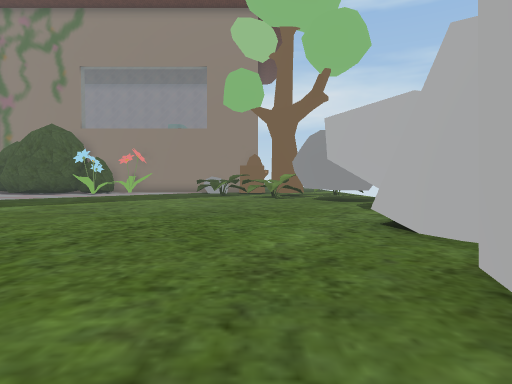
View 1 (above)

19 first-person views from a walk through a Unity game level. The camera is 1.5 m above the floor, tilts 2° down and sees 75° across. The floor is counted in squares, 2 m on a side. Each view is taken from the middle of a square. On the plan, view 1 faces up. The plan holds only what a view shows up to about 11 squares ahead; the rest is blank. The place goes on beyond the plan. The player character is not drawn. Some surface patterns are stand-ins.

View 2
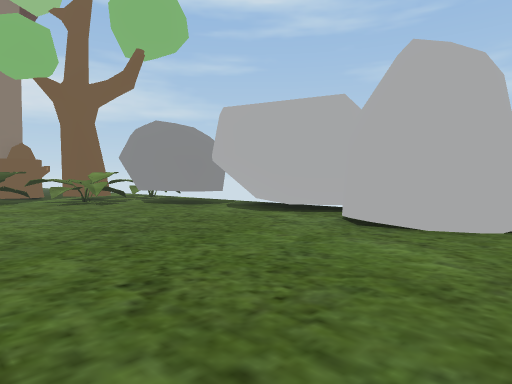

View 3
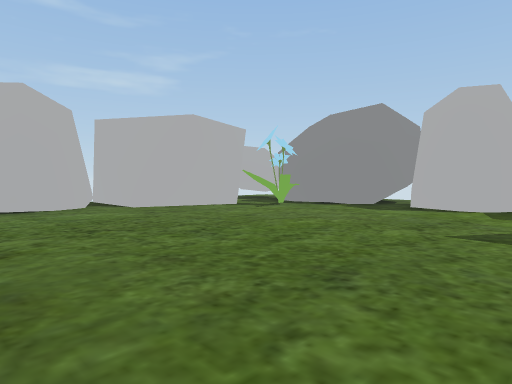

View 4
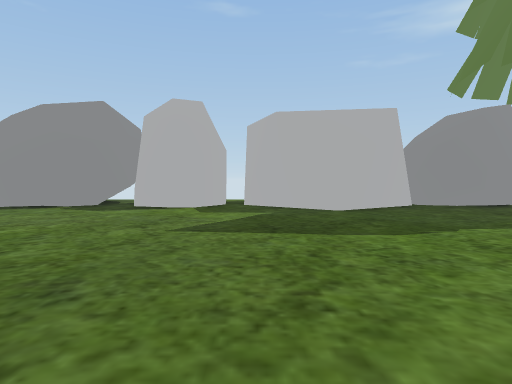

View 5
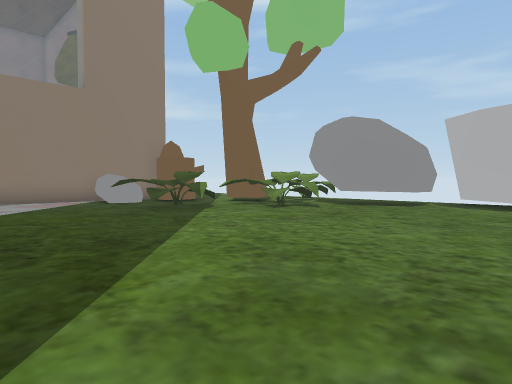

View 6
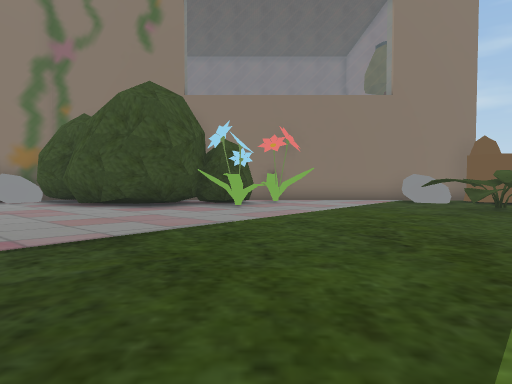

View 7
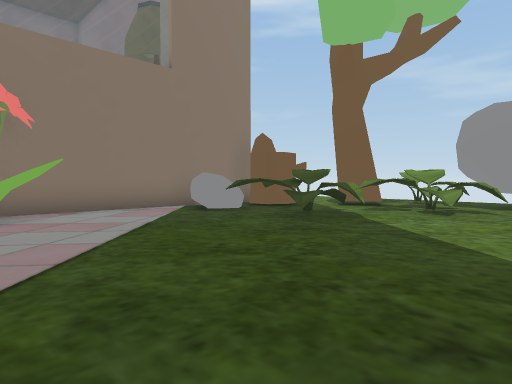

View 8
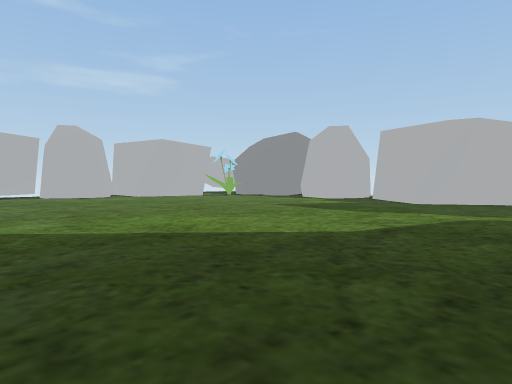

View 9
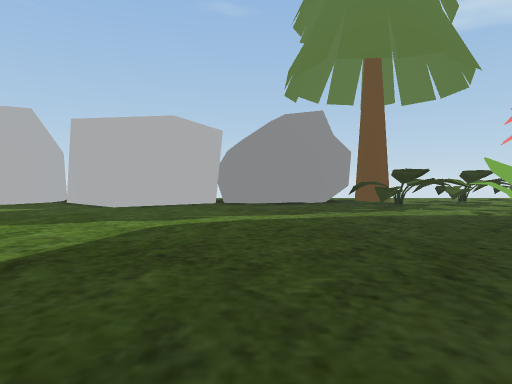

View 10
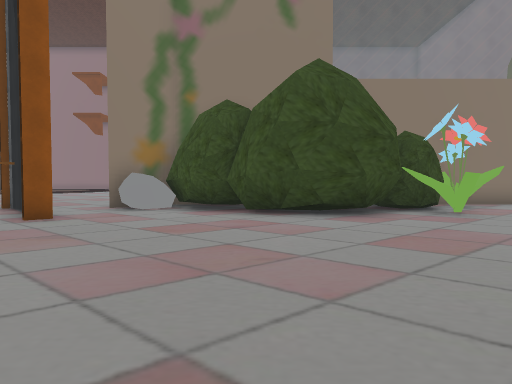

View 11
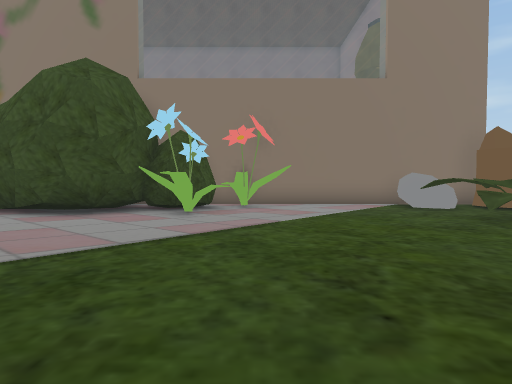

View 12
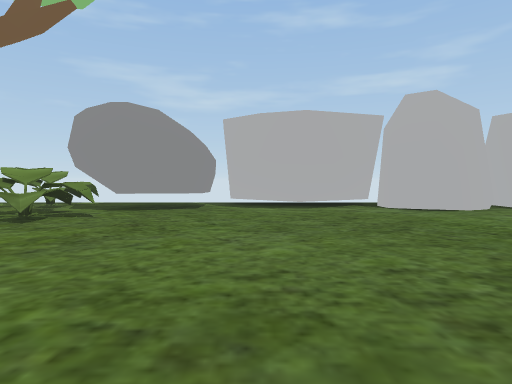

View 13
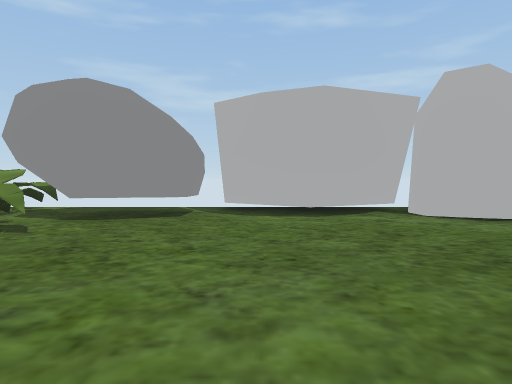

View 14
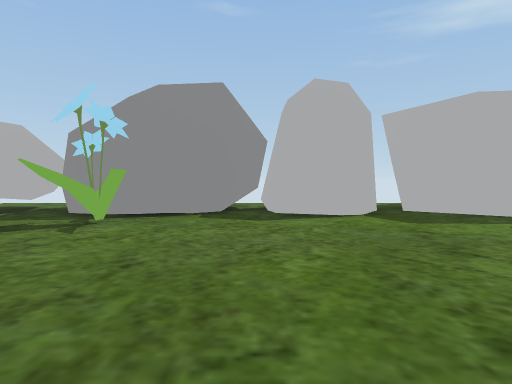

View 15
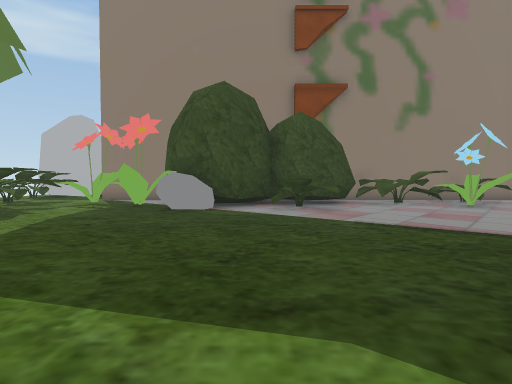

View 16
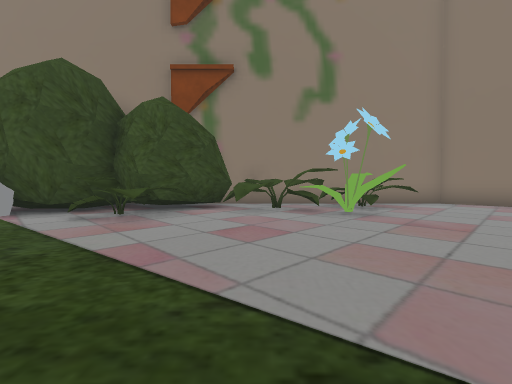

View 17
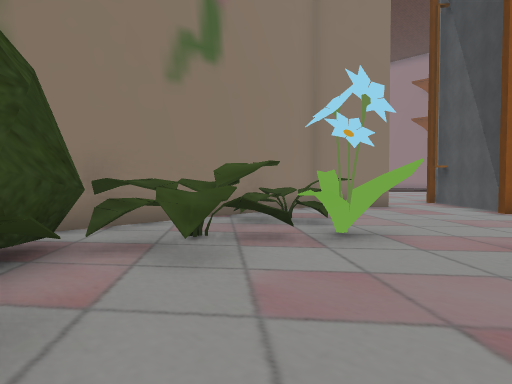

View 18
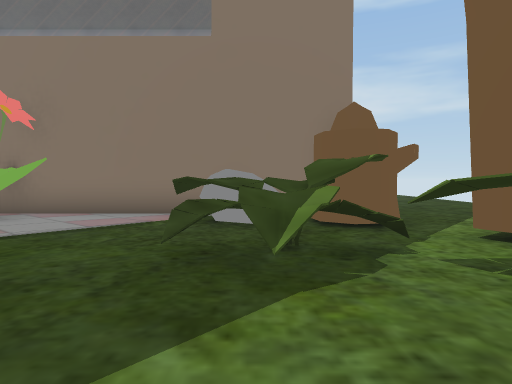

View 19
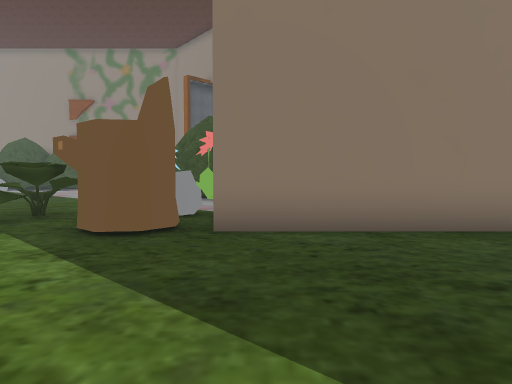

### Floor plan
Key: @ floor where view 1 was taken; # wall or solid block; x gap in a wall; . floor; ^ raised ledge; R rock; T tree; F flower; S stump.
Columns run from 21 left of view 1 to 5 right of it. Each row starts with its distance up from view 1.
 25                      #
 24                      #....
 23                      #....
 22                      #....
 21   ..          ########.....
 20   ...##      ^............
 19  .#.#R##   ###^...RRSS...
 18  .##...######^....^^^...
 17  ..##....##.#.....#^x.TT ^
 16 ##.................^^^^T^##
 15 #..................##^##^^.
 14 .....................^^## .
 13 .^.....................## .
 12 ^^F....................###.
 11 ^^.........................
 10 ^#^......................##
  9 ^^#.....................##
  8  #......................##
  7  ##^^....................#
  6  ##^^..................RRR
  5  ##.....................RR
  4   ##....................RR
  3    R....................###
  2   ##...................##
  1  .^....................#
  0  FF..................@##
 -1  ..^#................F.
 -2  .^^^......###..R...##..#
 -3 ^x^^ ^###### ##.RR.######
 -4    TT         #R R##   #
 -5     T

Positions as (right, up) in squares from view 1, and headings:
1: (0, 0), facing up
2: (-3, 3), facing up-right
3: (-7, 7), facing down-right
4: (-7, 7), facing down
5: (-7, 8), facing up-right
6: (-8, 8), facing up
7: (-8, 12), facing up-right
8: (-13, 10), facing down-right
9: (-13, 8), facing down
10: (-13, 10), facing up
11: (-7, 10), facing up
12: (-6, 10), facing right
13: (-4, 10), facing right
14: (-3, 5), facing down
15: (-9, 5), facing left
16: (-11, 9), facing left
17: (-16, 7), facing up-left
18: (-2, 13), facing up
19: (5, 21), facing left
